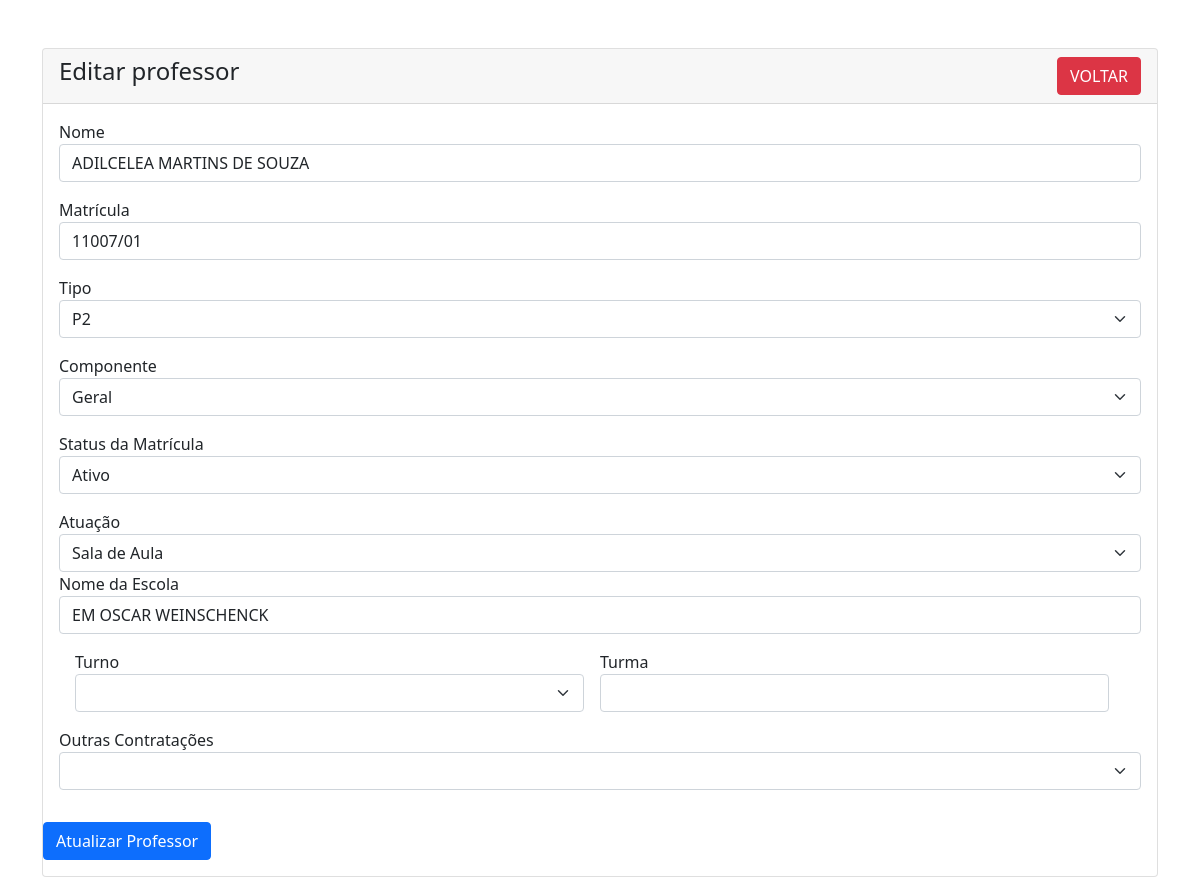
Page /sistema/professor-edit.php?id=15 on the committed database.
### tables this page shows
CREATE TABLE IF NOT EXISTS `status_matricula` (
  `id` int NOT NULL AUTO_INCREMENT,
  `id_professor` int NOT NULL,
  `status` enum('Ativo Receptado','Ativo Permutado','Ativo Redução de Carga Horária','Licença Médica','Licença Maternidade','Licença Prêmio','Licença sem Vencimento','Vacância','Cedido','Exonerado') NOT NULL,
  `nome_premed` varchar(250) NOT NULL,
  `data_inicio` date NOT NULL,
  `data_fim` date NOT NULL,
  PRIMARY KEY (`id`),
  KEY `id_professor` (`id_professor`)
);

CREATE TABLE IF NOT EXISTS `professores` (
  `id` int NOT NULL AUTO_INCREMENT,
  `nome` varchar(250) NOT NULL,
  `matricula` varchar(250) NOT NULL,
  `tipo` varchar(5) NOT NULL,
  `componente` enum('Geral','Matemática','Língua Portuguesa','Língua Inglesa','História','Geografia','Ciências','Artes','Educação Física') NOT NULL,
  `status_matricula` enum('Ativo','Ativo Readaptado','Ativo Permutado','Ativo Redução de Carga Horária','Licença Médica','Licença Maternidade','Licença Prêmio','Licença sem Vencimento','Vacância','Cedido','Exonerado') NOT NULL,
  `atuacao` enum('SEMED','Sala de Aula','Dirigente de Turno','Diretor(a)','Diretor Adjunto','Sala de Recursos','Implementador de Leitura','Outros') DEFAULT NULL,
  `nome_escola` varchar(250) NOT NULL,
  `turno` enum('Matutino','Vespertino','Noturno') NOT NULL,
  `turma` varchar(250) NOT NULL,
  `outras_contratacoes` enum('RET','Contrato') DEFAULT NULL,
  `outra_escola` varchar(255) DEFAULT NULL,
  `outra_turma` varchar(255) DEFAULT NULL,
  `outra_turno` enum('Matutino','Vespertino','Noturno') DEFAULT NULL,
  PRIMARY KEY (`id`)
);

### sistema/professor-edit.php (the view, shortened to what this page needs)
<?php
require 'conecta.php';
?>
<!doctype html>
<html lang="pt-BR">
<head>
  <link href="https://cdn.jsdelivr.net/npm/bootstrap@5.1.3/dist/css/bootstrap.min.css" rel="stylesheet">
</head>
<body>
  <div class="container mt-5">
    <div class="row">
      <div class="col-md-12">
        <div class="card">
          <div class="card-header">
            <h4>Editar professor
              <a href="index.php" class="btn btn-danger float-end">VOLTAR</a>
            </h4>
          </div>
          <div class="card-body">
            <?php
            if (isset($_GET['id'])) {
              $prof_id = mysqli_real_escape_string($con, $_GET['id']);
              $query = "SELECT * FROM professores p JOIN status_matricula m ON p.id = m.id WHERE p.id='$prof_id';";
              $query_run = mysqli_query($con, $query);
              if (mysqli_num_rows($query_run) > 0) {
                $professor = mysqli_fetch_array($query_run);
            ?>
                <form action="code.php" method="POST">
                  <div class="mb-3">
                    <label>Nome</label>
                    <input type="text" name="nome" value="<?= $professor['nome']; ?>" class="form-control">
                  </div>
                  <div class="mb-3">
                    <label>Matrícula</label>
                    <input type="text" name="matricula" value="<?= $professor['matricula']; ?>" class="form-control">
                  </div>
                  <div class="mb-3">
                    <label>Tipo</label>
                    <select name="tipo" value="<?= $professor['tipo']; ?>" class="form-select">
                      <option value="<?= $professor['tipo']; ?>"><?= $professor['tipo']; ?></option>
                    </select>
                  </div>
                  <div class="mb-3">
                    <label>Componente</label>
                    <select name="componente" value="<?= $professor['componente']; ?>" class="form-select">
                      <option value="<?= $professor['componente']; ?>"><?= $professor['componente']; ?></option>
                    </select>
                  </div>
                  <div class="mb-3">
                    <label>Status da Matrícula</label>
                    <select id="selectStatus" name="status_matricula" value="<?= $professor['status_matricula']; ?>" class="form-select">
                      <option value="<?= $professor['status_matricula']; ?>"><?= $professor['status_matricula']; ?></option>
                    </select>
                  </div>
                  <div class="mb-3">
                    <label>Atuação</label>
                    <select id="selectAtuacao" name="atuacao" value="<?= $professor['atuacao']; ?>" class="form-select">
                      <option value="<?= $professor['atuacao']; ?>"><?= $professor['atuacao']; ?></option>
                    </select>
                    <div class="mb-3">
                      <label for="nome_escola">Nome da Escola</label>
                      <input type="text" name="nome_escola" value="<?= $professor['nome_escola']; ?>" class="form-control" id="nomeEscola">
                    </div>
                  </div>
                  <div class="container-md row g-3 mb-3">
                    <div class="col">
                      <label for="turno">Turno</label>
                      <select class="form-select" value="<?= $professor['turno']; ?>" name="turno" id="oturno">
                        <option value="<?= $professor['turno']; ?>"><?= $professor['turno']; ?></option>
                        <option value="selecione">Selecione</option>
                      </select>
                    </div>
                    <div class="col">
                      <label for="turma">Turma</label>
                      <input type="text" class="form-control" value="<?= $professor['turma']; ?>" name="turma" id="aturma">
                    </div>
                  </div>
                  <div class="mb-3">
                    <label for="outros">Outras Contratações</label>
                    <select class="form-select" value="<?= $professor['outras_contratacoes']; ?>" name="outras_contratacoes" id="selectOutra">
                      <option value="<?= $professor['outras_contratacoes']; ?>"><?= $professor['outras_contratacoes']; ?></option>
                      <option value="selecione">Selecione</option>
                    </select>
                  </div>
          </div>
          <div class="mb-3">
            <button type="submit" name="update_professor" class="btn btn-primary">
              Atualizar Professor
            </button>
          </div>
      <?php
              } else {
                echo "<h4>Nenhum ID encontrado</h4>";
              }
            }
      ?>
        </div>
      </div>
    </div>
  </div>
</body>
</html>

### rows in the picture
status_matricula: nome "ADILCELEA MARTINS DE SOUZA", matricula "11007/01", tipo "P2", componente "Geral", status_matricula "Ativo", atuacao "Sala de Aula", nome_escola "EM OSCAR WEINSCHENCK"
